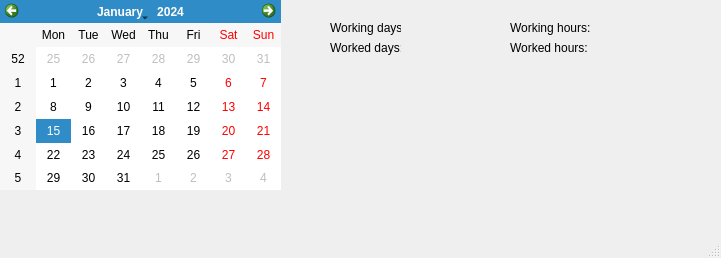
<?xml version="1.0" encoding="UTF-8"?>
<ui version="4.0">
 <class>MainWindow</class>
 <widget class="QMainWindow" name="MainWindow">
  <property name="geometry">
   <rect>
    <x>0</x>
    <y>0</y>
    <width>721</width>
    <height>258</height>
   </rect>
  </property>
  <property name="windowTitle">
   <string>MainWindow</string>
  </property>
  <widget class="QWidget" name="centralwidget">
   <widget class="QCalendarWidget" name="calendarWidget">
    <property name="geometry">
     <rect>
      <x>0</x>
      <y>0</y>
      <width>281</width>
      <height>190</height>
     </rect>
    </property>
   </widget>
   <widget class="QLabel" name="label">
    <property name="geometry">
     <rect>
      <x>330</x>
      <y>20</y>
      <width>71</width>
      <height>16</height>
     </rect>
    </property>
    <property name="text">
     <string>Working days:</string>
    </property>
   </widget>
   <widget class="QLabel" name="label_2">
    <property name="geometry">
     <rect>
      <x>330</x>
      <y>40</y>
      <width>71</width>
      <height>16</height>
     </rect>
    </property>
    <property name="text">
     <string>Worked days:</string>
    </property>
   </widget>
   <widget class="QLabel" name="label_3">
    <property name="geometry">
     <rect>
      <x>510</x>
      <y>20</y>
      <width>81</width>
      <height>16</height>
     </rect>
    </property>
    <property name="text">
     <string>Working hours:</string>
    </property>
   </widget>
   <widget class="QLabel" name="label_4">
    <property name="geometry">
     <rect>
      <x>510</x>
      <y>40</y>
      <width>81</width>
      <height>16</height>
     </rect>
    </property>
    <property name="text">
     <string>Worked hours:</string>
    </property>
   </widget>
   <widget class="QLabel" name="working_days">
    <property name="geometry">
     <rect>
      <x>430</x>
      <y>20</y>
      <width>41</width>
      <height>16</height>
     </rect>
    </property>
    <property name="text">
     <string/>
    </property>
   </widget>
   <widget class="QLabel" name="worked_days">
    <property name="geometry">
     <rect>
      <x>430</x>
      <y>40</y>
      <width>41</width>
      <height>16</height>
     </rect>
    </property>
    <property name="text">
     <string/>
    </property>
   </widget>
   <widget class="QLabel" name="worked_hours">
    <property name="geometry">
     <rect>
      <x>600</x>
      <y>40</y>
      <width>41</width>
      <height>16</height>
     </rect>
    </property>
    <property name="text">
     <string/>
    </property>
   </widget>
   <widget class="QLabel" name="working_hours">
    <property name="geometry">
     <rect>
      <x>600</x>
      <y>20</y>
      <width>41</width>
      <height>16</height>
     </rect>
    </property>
    <property name="text">
     <string/>
    </property>
   </widget>
  </widget>
  <widget class="QMenuBar" name="menubar">
   <property name="geometry">
    <rect>
     <x>0</x>
     <y>0</y>
     <width>721</width>
     <height>22</height>
    </rect>
   </property>
  </widget>
  <widget class="QStatusBar" name="statusbar"/>
 </widget>
 <resources/>
 <connections/>
</ui>
